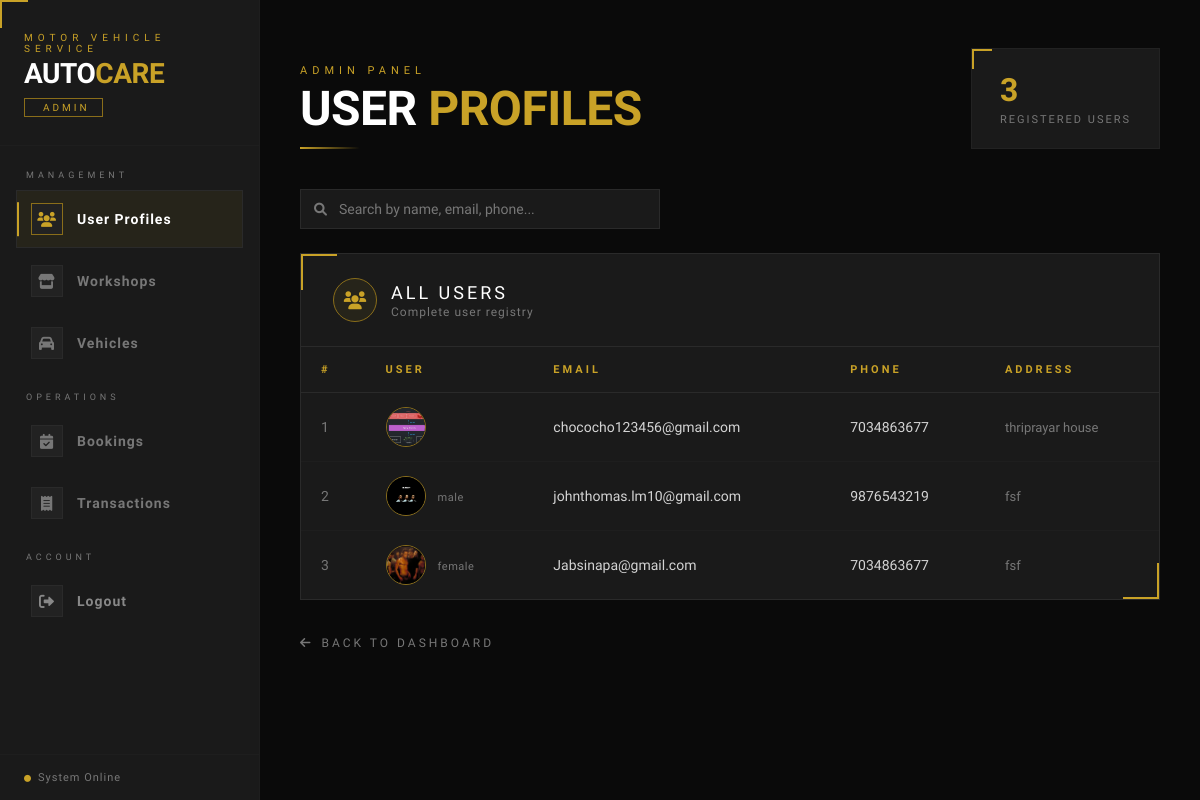
/users/, run on the app's committed database.
### app/models.py (models this page shows)
class user(models.Model):
    usernname = models.CharField(max_length=100)
    password = models.CharField(max_length=100)
    email = models.EmailField(unique=True)
    phone = models.CharField(max_length=15)
    address = models.TextField()
    profile_picture = models.ImageField(upload_to='profile_pics/', null=True, blank=True)
    gender = models.CharField(max_length=10, null=True, blank=True)  # Optional
    license = models.ImageField(upload_to='license/', null=True, blank=True)

### app/views.py (the view)
# urls.py: path('users/', views.user_list, name='user_list'),
def user_list(request):
    users = user.objects.all()
    return render(request, 'user_list.html', {'users': users})

### app/templates/user_list.html (shortened to what this page needs)
<!DOCTYPE html>
<html lang="en">
<head>
<link rel="stylesheet" href="https://cdnjs.cloudflare.com/ajax/libs/font-awesome/6.0.0/css/all.min.css">
</head>
<body>
<div id="particles"></div>
<div class="layout">
  <aside class="sidebar">
    <div class="sidebar-brand">
      <div class="label">Motor Vehicle Service</div>
      <div class="name">AUTO<span>CARE</span></div>
      <div class="role-badge">Admin</div>
    </div>
    <nav class="sidebar-nav">
      <div class="nav-section-label">Management</div>
      <a href="/users/" class="nav-item active">
        <div class="nav-icon"><i class="fas fa-users"></i></div>User Profiles
      </a>
      <a href="/workshop/" class="nav-item">
        <div class="nav-icon"><i class="fas fa-store"></i></div>Workshops
      </a>
      <a href="/vehicles/" class="nav-item">
        <div class="nav-icon"><i class="fas fa-car"></i></div>Vehicles
      </a>
      <div class="nav-section-label">Operations</div>
      <a href="/bookings/" class="nav-item">
        <div class="nav-icon"><i class="fas fa-calendar-check"></i></div>Bookings
      </a>
      <a href="/transactions/" class="nav-item">
        <div class="nav-icon"><i class="fas fa-receipt"></i></div>Transactions
      </a>
      <div class="nav-section-label">Account</div>
      <a href="/logout/" class="nav-item logout">
        <div class="nav-icon"><i class="fas fa-sign-out-alt"></i></div>Logout
      </a>
    </nav>
    <div class="sidebar-footer">
      <i class="fas fa-circle" style="color:var(--gold); font-size:7px; margin-right:6px;"></i>System Online
    </div>
  </aside>
  <main class="main">
    <div class="topbar">
      <div class="topbar-title">
        <div class="eyebrow">Admin Panel</div>
        <h1>USER <span>PROFILES</span></h1>
        <div class="topbar-divider"></div>
      </div>
      <div class="stat-box">
        <div class="stat-val">{{ users|length }}</div>
        <div class="stat-label">Registered Users</div>
      </div>
    </div>
    <div class="toolbar">
      <div class="search-wrap">
        <i class="fas fa-search"></i>
        <input type="text" id="searchInput" placeholder="Search by name, email, phone...">
      </div>
    </div>
    <div class="table-card">
      <div class="table-header">
        <div class="table-header-icon"><i class="fas fa-users"></i></div>
        <div>
          <div class="table-header-title">All Users</div>
          <div class="table-header-sub">Complete user registry</div>
        </div>
      </div>
      <div class="table-wrap">
        <table id="userTable">
          <thead>
            <tr>
              <th>#</th>
              <th>User</th>
              <th>Email</th>
              <th>Phone</th>
              <th>Address</th>
            </tr>
          </thead>
          <tbody>
            {% for user in users %}
            <tr>
              <td style="color:var(--text-dim);">{{ forloop.counter }}</td>
              <td>
                <div class="user-cell">
                  {% if user.profile_picture %}
                    <img src="{{ user.profile_picture.url }}" class="avatar" alt="profile">
                  {% else %}
                    <span class="avatar-placeholder"><i class="fas fa-user"></i></span>
                  {% endif %}
                  <div>
                    <div class="user-sub">{{ user.gender|default:"" }}</div>
                  </div>
                </div>
              </td>
              <td>{{ user.email }}</td>
              <td>{{ user.phone|default:"—" }}</td>
              <td style="max-width:200px; white-space:normal; font-size:13px; color:var(--text-dim);">{{ user.address|default:"—" }}</td>
            </tr>
            {% empty %}
            <tr class="empty-row">
              <td colspan="5"><i class="fas fa-users-slash" style="margin-right:10px;"></i>No users found</td>
            </tr>
            {% endfor %}
          </tbody>
        </table>
      </div>
    </div>
    <a href="/adminpanel/" class="back-link"><i class="fas fa-arrow-left"></i>Back to Dashboard</a>
  </main>
</div>
</body>
</html>

### data on the page
user: profile_picture (picture), email "chococho123456@gmail.com", phone "7034863677", address "thriprayar house"
user: profile_picture (picture), gender "male", email "johnthomas.lm10@gmail.com", phone "9876543219", address "fsf"
user: profile_picture (picture), gender "female", email "Jabsinapa@gmail.com", phone "7034863677", address "fsf"

### other printed values
{{ users|length }} "3"
